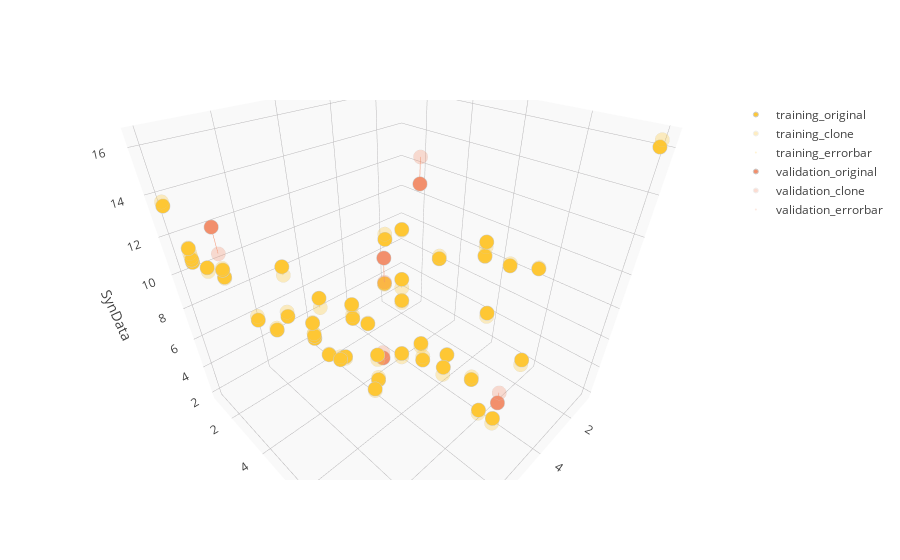

This figure's notebook cell:
### Code cell
# plot chart

figure = go.Figure(data=data, layout=layout)
offline.iplot(figure)

### Figure 1 — Plotly figure (JSON) as saved in the notebook; plotly's stock layout.template omitted (floating-point values rounded to 4 significant figures)
{"data": [{"marker": {"color": "#FEC734", "line": {"color": "rgb(204, 204, 204)", "width": 1}, "opacity": 1, "size": 5, "symbol": "circle"}, "mode": "markers", "name": "training_original", "type": "scatter3d", "uid": "055011b7-e0e4-4dba-892f-64fa9cd16284", "x": [9, 9, 9, 10, 2, 10, 10, 2, 6, 3, 6, 2, 2, 5, 4, 4, 3, 9, 10, 6, 6, 4, 6, 2, 10, 3, 10, 7, 5, 8, 7, 1, 2, 4, 10, 2, 6, 10, 8, 7, 3, 5, 7, 4, 8], "y": [7, 3, 5, 3, 8, 2, 4, 4, 1, 2, 1, 2, 6, 7, 9, 1, 3, 10, 1, 9, 1, 2, 3, 6, 4, 3, 2, 6, 6, 2, 10, 10, 7, 1, 8, 1, 6, 2, 5, 1, 7, 8, 6, 5, 7], "z": [9.982, 8.202, 12.6, 11.84, 9.628, 11.4, 12.13, 7.46, 2.309, 4.876, 2.113, 8.246, 9.871, 5.977, 6.706, 1.959, 5.966, 12.95, 13.51, 5.845, 3.388, 2.415, 2.631, 8.991, 12.45, 4.328, 12.09, 5.384, 4.534, 5.686, 8.058, 16.03, 9.092, 3.155, 14.45, 6.912, 6.063, 11.52, 7.047, 4.827, 6.85, 5.4, 7.027, 3.692, 7.191]}, {"marker": {"color": "#FEC734", "line": {"color": "rgb(204, 204, 204)", "width": 1}, "opacity": 0.3, "size": 5, "symbol": "circle"}, "mode": "markers", "name": "training_clone", "type": "scatter3d", "uid": "2ffa6683-cd94-49b5-b661-fa69b7772303", "x": [9, 9, 9, 10, 2, 10, 10, 2, 6, 3, 6, 2, 2, 5, 4, 4, 3, 9, 10, 6, 6, 4, 6, 2, 10, 3, 10, 7, 5, 8, 7, 1, 2, 4, 10, 2, 6, 10, 8, 7, 3, 5, 7, 4, 8], "y": [7, 3, 5, 3, 8, 2, 4, 4, 1, 2, 1, 2, 6, 7, 9, 1, 3, 10, 1, 9, 1, 2, 3, 6, 4, 3, 2, 6, 6, 2, 10, 10, 7, 1, 8, 1, 6, 2, 5, 1, 7, 8, 6, 5, 7], "z": [10.13, 8.436, 12.22, 11.66, 9.687, 11.67, 12.08, 7.649, 2.528, 4.817, 2.512, 8.185, 9.581, 6.005, 6.4, 2.248, 5.329, 12.68, 13.7, 5.638, 3.439, 2.476, 2.5, 9.07, 12.53, 4.175, 12.12, 5.551, 4.797, 5.822, 7.789, 16.31, 9.22, 3.008, 14.12, 7.309, 5.836, 11.85, 7.09, 5.162, 6.623, 5.585, 6.738, 3.47, 7.09]}, {"error_z": {"array": [0.07322, 0.1171, 0.1896, 0.09012, 0.02975, 0.1358, 0.02435, 0.0946, 0.1095, 0.02987, 0.1995, 0.03066, 0.1453, 0.01415, 0.1528, 0.1445, 0.3185, 0.1358, 0.0966, 0.1037, 0.02572, 0.03047, 0.06536, 0.03939, 0.03857, 0.07651, 0.01654, 0.08362, 0.1317, 0.06769, 0.1345, 0.1428, 0.0641, 0.07322, 0.1611, 0.1983, 0.1135, 0.1672, 0.02195, 0.1676, 0.1134, 0.09241, 0.1445, 0.1107, 0.05059], "color": "#FEC734", "thickness": 1, "type": "data", "visible": true}, "marker": {"color": "#FEC734", "opacity": 0.01, "size": 1, "symbol": "circle"}, "mode": "markers", "name": "training_errorbar", "type": "scatter3d", "uid": "6da015e7-14fd-4750-b828-a42042986124", "x": [9, 9, 9, 10, 2, 10, 10, 2, 6, 3, 6, 2, 2, 5, 4, 4, 3, 9, 10, 6, 6, 4, 6, 2, 10, 3, 10, 7, 5, 8, 7, 1, 2, 4, 10, 2, 6, 10, 8, 7, 3, 5, 7, 4, 8], "y": [7, 3, 5, 3, 8, 2, 4, 4, 1, 2, 1, 2, 6, 7, 9, 1, 3, 10, 1, 9, 1, 2, 3, 6, 4, 3, 2, 6, 6, 2, 10, 10, 7, 1, 8, 1, 6, 2, 5, 1, 7, 8, 6, 5, 7], "z": [10.06, 8.319, 12.41, 11.75, 9.658, 11.54, 12.11, 7.555, 2.419, 4.846, 2.312, 8.216, 9.726, 5.991, 6.553, 2.103, 5.647, 12.81, 13.61, 5.741, 3.413, 2.445, 2.566, 9.03, 12.49, 4.251, 12.1, 5.467, 4.665, 5.754, 7.923, 16.17, 9.156, 3.081, 14.29, 7.11, 5.949, 11.69, 7.068, 4.994, 6.736, 5.493, 6.882, 3.581, 7.14]}, {"marker": {"color": "#F28F6C", "line": {"color": "rgb(204, 204, 204)", "width": 1}, "opacity": 1, "size": 5, "symbol": "circle"}, "mode": "markers", "name": "validation_original", "type": "scatter3d", "uid": "899a6aae-e13d-4112-9a96-f2b532d2dda2", "x": [10, 5, 1, 5, 3], "y": [4, 9, 2, 4, 2], "z": [14.27, 5.017, 10.81, 2.535, 6.824]}, {"marker": {"color": "#F28F6C", "line": {"color": "rgb(204, 204, 204)", "width": 1}, "opacity": 0.3, "size": 5, "symbol": "circle"}, "mode": "markers", "name": "validation_clone", "type": "scatter3d", "uid": "2d30a8ab-6348-498b-a6f5-12cc0404521b", "x": [10, 5, 1, 5, 3], "y": [4, 9, 2, 4, 2], "z": [13.17, 5.701, 12.51, 2.968, 4.979]}, {"error_z": {"array": [0.5524, 0.3422, 0.8474, 0.2166, 0.922], "color": "#F28F6C", "thickness": 1, "type": "data", "visible": true}, "marker": {"color": "#F28F6C", "opacity": 0.01, "size": 1, "symbol": "circle"}, "mode": "markers", "name": "validation_errorbar", "type": "scatter3d", "uid": "33266651-2616-40a0-89a5-05b4ef09b4dc", "x": [10, 5, 1, 5, 3], "y": [4, 9, 2, 4, 2], "z": [13.72, 5.359, 11.66, 2.751, 5.901]}], "layout": {"scene": {"aspectratio": {"x": 1.5, "y": 1.5, "z": 1.5}, "xaxis": {"backgroundcolor": "#F9F9F9", "gridcolor": "#BAB8BA", "showbackground": true, "title": "Para1", "zerolinecolor": "rgb(255, 255, 255)"}, "yaxis": {"backgroundcolor": "#F9F9F9", "gridcolor": "#BAB8BA", "showbackground": true, "title": "Para3", "zerolinecolor": "rgb(255, 255, 255)"}, "zaxis": {"backgroundcolor": "#F9F9F9", "gridcolor": "#BAB8BA", "showbackground": true, "title": "SynData", "zerolinecolor": "rgb(255, 255, 255)"}}}}
